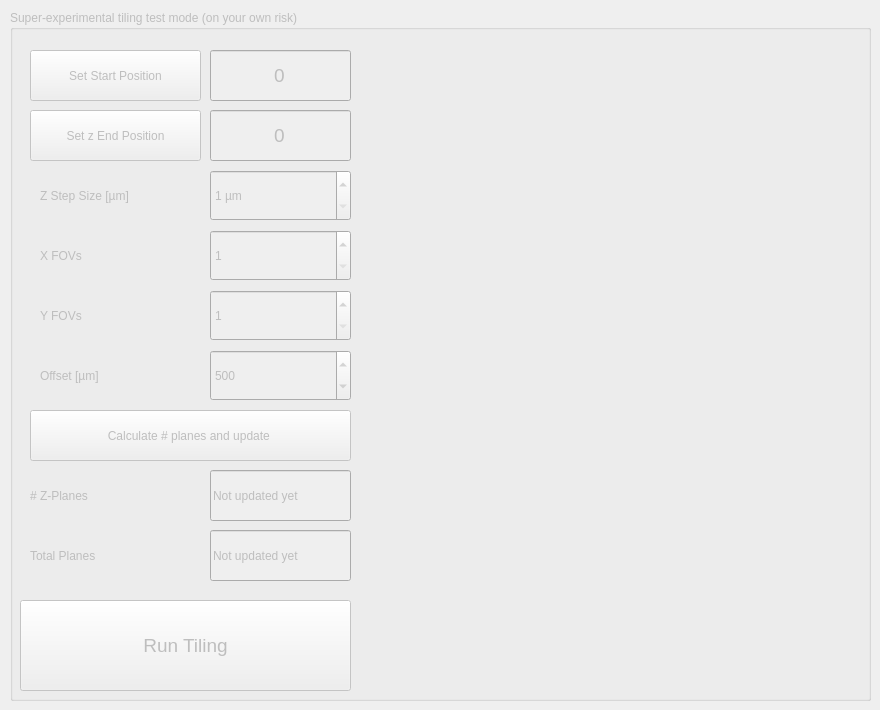
    <widget class="QWidget" name="tab_8">
     <attribute name="title">
      <string>Acquisition</string>
     </attribute>
     <widget class="QGroupBox" name="groupBox">
      <property name="enabled">
       <bool>false</bool>
      </property>
      <property name="geometry">
       <rect>
        <x>10</x>
        <y>10</y>
        <width>861</width>
        <height>691</height>
       </rect>
      </property>
      <property name="title">
       <string>Super-experimental tiling test mode (on your own risk)</string>
      </property>
      <widget class="QSpinBox" name="tilingOffsetSpinbox">
       <property name="enabled">
        <bool>false</bool>
       </property>
       <property name="geometry">
        <rect>
         <x>200</x>
         <y>340</y>
         <width>141</width>
         <height>51</height>
        </rect>
       </property>
       <property name="minimum">
        <number>1</number>
       </property>
       <property name="maximum">
        <number>5000</number>
       </property>
       <property name="value">
        <number>500</number>
       </property>
      </widget>
      <widget class="QLabel" name="label_19">
       <property name="geometry">
        <rect>
         <x>30</x>
         <y>350</y>
         <width>161</width>
         <height>31</height>
        </rect>
       </property>
       <property name="text">
        <string>Offset [µm]</string>
       </property>
      </widget>
      <widget class="QPushButton" name="TilingButton">
       <property name="enabled">
        <bool>false</bool>
       </property>
       <property name="geometry">
        <rect>
         <x>10</x>
         <y>590</y>
         <width>331</width>
         <height>91</height>
        </rect>
       </property>
       <property name="font">
        <font>
         <pointsize>14</pointsize>
         <weight>50</weight>
         <italic>false</italic>
         <bold>false</bold>
        </font>
       </property>
       <property name="text">
        <string>Run Tiling</string>
       </property>
      </widget>
      <widget class="QLabel" name="label_20">
       <property name="geometry">
        <rect>
         <x>30</x>
         <y>230</y>
         <width>161</width>
         <height>31</height>
        </rect>
       </property>
       <property name="text">
        <string>X FOVs</string>
       </property>
      </widget>
      <widget class="QSpinBox" name="tilingXStepsSpinBox">
       <property name="enabled">
        <bool>false</bool>
       </property>
       <property name="geometry">
        <rect>
         <x>200</x>
         <y>220</y>
         <width>141</width>
         <height>51</height>
        </rect>
       </property>
       <property name="minimum">
        <number>1</number>
       </property>
       <property name="maximum">
        <number>10</number>
       </property>
      </widget>
      <widget class="QLabel" name="label_21">
       <property name="geometry">
        <rect>
         <x>30</x>
         <y>290</y>
         <width>161</width>
         <height>31</height>
        </rect>
       </property>
       <property name="text">
        <string>Y FOVs</string>
       </property>
      </widget>
      <widget class="QSpinBox" name="tilingYStepsSpinBox">
       <property name="enabled">
        <bool>false</bool>
       </property>
       <property name="geometry">
        <rect>
         <x>200</x>
         <y>280</y>
         <width>141</width>
         <height>51</height>
        </rect>
       </property>
       <property name="minimum">
        <number>1</number>
       </property>
       <property name="maximum">
        <number>10</number>
       </property>
      </widget>
      <widget class="QPushButton" name="tilingCalculatePlanesButton">
       <property name="geometry">
        <rect>
         <x>20</x>
         <y>400</y>
         <width>321</width>
         <height>51</height>
        </rect>
       </property>
       <property name="font">
        <font>
         <weight>50</weight>
         <bold>false</bold>
        </font>
       </property>
       <property name="text">
        <string>Calculate # planes and update </string>
       </property>
      </widget>
      <widget class="QLineEdit" name="tilingTotalPlanesIndicator">
       <property name="geometry">
        <rect>
         <x>200</x>
         <y>520</y>
         <width>141</width>
         <height>51</height>
        </rect>
       </property>
       <property name="accessibleName">
        <string>X</string>
       </property>
       <property name="text">
        <string>Not updated yet</string>
       </property>
       <property name="readOnly">
        <bool>true</bool>
       </property>
      </widget>
      <widget class="QLabel" name="label_55">
       <property name="geometry">
        <rect>
         <x>20</x>
         <y>530</y>
         <width>101</width>
         <height>31</height>
        </rect>
       </property>
       <property name="text">
        <string>Total Planes</string>
       </property>
      </widget>
      <widget class="QPushButton" name="tilingSetStartPosition">
       <property name="geometry">
        <rect>
         <x>20</x>
         <y>40</y>
         <width>171</width>
         <height>51</height>
        </rect>
       </property>
       <property name="font">
        <font>
         <weight>50</weight>
         <bold>false</bold>
        </font>
       </property>
       <property name="text">
        <string>Set Start Position</string>
       </property>
      </widget>
      <widget class="QLabel" name="label_25">
       <property name="geometry">
        <rect>
         <x>30</x>
         <y>170</y>
         <width>161</width>
         <height>31</height>
        </rect>
       </property>
       <property name="text">
        <string>Z Step Size [µm]</string>
       </property>
      </widget>
      <widget class="QSpinBox" name="tilingZStepSizeSpinbox">
       <property name="enabled">
        <bool>false</bool>
       </property>
       <property name="geometry">
        <rect>
         <x>200</x>
         <y>160</y>
         <width>141</width>
         <height>51</height>
        </rect>
       </property>
       <property name="suffix">
        <string> µm</string>
       </property>
       <property name="minimum">
        <number>1</number>
       </property>
       <property name="maximum">
        <number>100</number>
       </property>
      </widget>
      <widget class="QPushButton" name="tilingSetEndPosition">
       <property name="geometry">
        <rect>
         <x>20</x>
         <y>100</y>
         <width>171</width>
         <height>51</height>
        </rect>
       </property>
       <property name="font">
        <font>
         <weight>50</weight>
         <bold>false</bold>
        </font>
       </property>
       <property name="text">
        <string>Set z End Position</string>
       </property>
      </widget>
      <widget class="QLineEdit" name="tilingZStartIndicator">
       <property name="geometry">
        <rect>
         <x>200</x>
         <y>40</y>
         <width>141</width>
         <height>51</height>
        </rect>
       </property>
       <property name="font">
        <font>
         <pointsize>14</pointsize>
        </font>
       </property>
       <property name="accessibleName">
        <string>X</string>
       </property>
       <property name="text">
        <string>0</string>
       </property>
       <property name="alignment">
        <set>Qt::AlignCenter</set>
       </property>
       <property name="readOnly">
        <bool>true</bool>
       </property>
      </widget>
      <widget class="QLineEdit" name="tilingZEndIndicator">
       <property name="geometry">
        <rect>
         <x>200</x>
         <y>100</y>
         <width>141</width>
         <height>51</height>
        </rect>
       </property>
       <property name="font">
        <font>
         <pointsize>14</pointsize>
        </font>
       </property>
       <property name="accessibleName">
        <string>X</string>
       </property>
       <property name="text">
        <string>0</string>
       </property>
       <property name="alignment">
        <set>Qt::AlignCenter</set>
       </property>
       <property name="readOnly">
        <bool>true</bool>
       </property>
      </widget>
      <widget class="QLineEdit" name="tilingZPlanesIndicator">
       <property name="geometry">
        <rect>
         <x>200</x>
         <y>460</y>
         <width>141</width>
         <height>51</height>
        </rect>
       </property>
       <property name="accessibleName">
        <string>X</string>
       </property>
       <property name="text">
        <string>Not updated yet</string>
       </property>
       <property name="readOnly">
        <bool>true</bool>
       </property>
      </widget>
      <widget class="QLabel" name="label_56">
       <property name="geometry">
        <rect>
         <x>20</x>
         <y>470</y>
         <width>91</width>
         <height>31</height>
        </rect>
       </property>
       <property name="text">
        <string># Z-Planes</string>
       </property>
      </widget>
     </widget>
    </widget>
